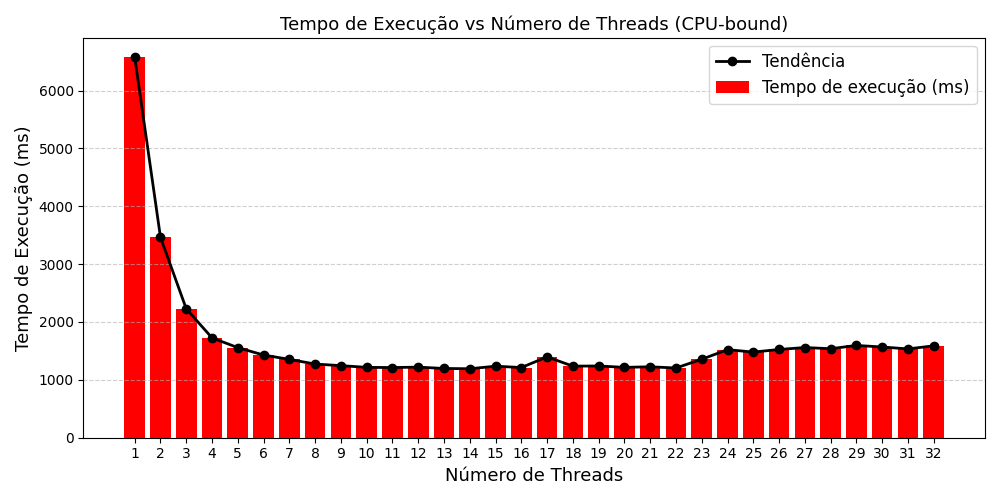

Write Python code to recreate this figure.
import matplotlib.pyplot as plt

# Dados fornecidos (memory-bound)
threads = list(range(1, 33))
tempos_ms = [
    6582, 3465, 2228, 1726, 1557, 1429, 1354, 1273,
    1246, 1216, 1213, 1220, 1197, 1192, 1236, 1213,
    1397, 1237, 1240, 1216, 1226, 1205, 1356, 1522,
    1480, 1525, 1559, 1538, 1595, 1568, 1535, 1588
]

# Criação do gráfico
plt.figure(figsize=(10, 5))

# Barras vermelhas
plt.bar(threads, tempos_ms, color='red', label='Tempo de execução (ms)')

# Linha sobre os topos das barras
plt.plot(threads, tempos_ms, color='black', linewidth=2, marker='o', label='Tendência')

# Personalização
plt.title('Tempo de Execução vs Número de Threads (CPU-bound)', fontsize=13)
plt.xlabel('Número de Threads', fontsize=13)
plt.ylabel('Tempo de Execução (ms)', fontsize=13)
plt.xticks(threads, fontsize=10)
plt.yticks(fontsize=10)
plt.grid(axis='y', linestyle='--', alpha=0.6)
plt.legend(fontsize=12)
plt.tight_layout()

# Exibição
plt.show()
